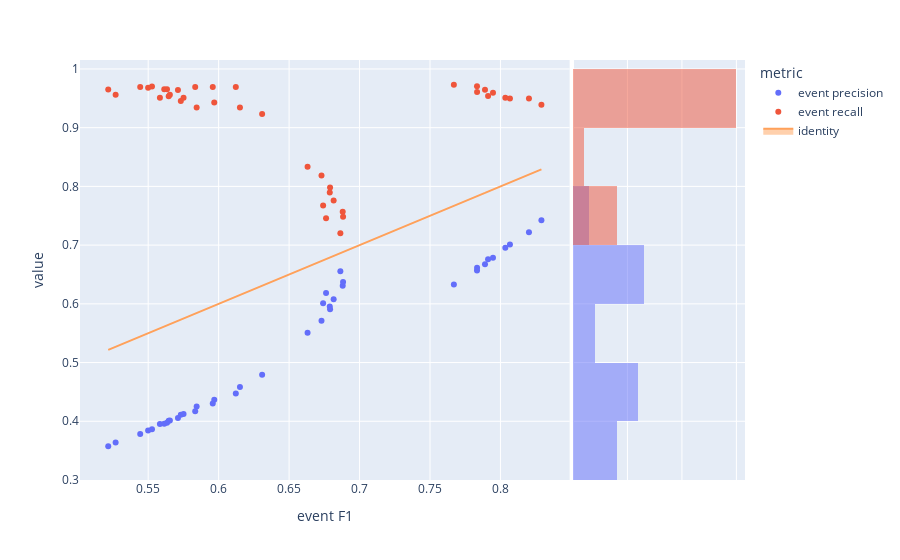

Here is the notebook cell this chart was saved with:
### Code cell
fig=px.scatter(visualTradeoff,x='event F1',y='value',color='metric', marginal_y="histogram")
fig.add_trace(
    go.Scatter(x=experimentModelsExtended['eventF1'], y=experimentModelsExtended['eventF1'], name="identity", mode='lines',fill="toself")
)
fig.show()

### Figure 1 — Plotly figure (JSON) as saved in the notebook; plotly's stock layout.template omitted (floating-point values rounded to 4 significant figures)
{"data": [{"hovertemplate": "metric=event precision<br>event F1=%{x}<br>value=%{y}<extra></extra>", "legendgroup": "event precision", "marker": {"color": "#636efa", "symbol": "circle"}, "mode": "markers", "name": "event precision", "orientation": "v", "showlegend": true, "type": "scatter", "x": [0.789, 0.6789, 0.5646, 0.5527, 0.7834, 0.6791, 0.5583, 0.5499, 0.8291, 0.6864, 0.6309, 0.6122, 0.7834, 0.673, 0.5654, 0.5443, 0.8067, 0.6881, 0.5969, 0.5834, 0.7912, 0.6741, 0.5731, 0.5633, 0.7947, 0.6816, 0.5751, 0.5614, 0.8035, 0.6762, 0.5844, 0.5711, 0.8202, 0.6883, 0.6151, 0.5958, 0.7669, 0.6631, 0.5269, 0.5216], "xaxis": "x", "y": [0.6676, 0.5954, 0.401, 0.3864, 0.6613, 0.591, 0.3952, 0.3841, 0.7422, 0.6556, 0.4792, 0.4474, 0.6568, 0.5713, 0.4014, 0.3784, 0.7011, 0.6308, 0.4366, 0.4172, 0.6759, 0.601, 0.4112, 0.3977, 0.6783, 0.6076, 0.4122, 0.3957, 0.6957, 0.6186, 0.4251, 0.4057, 0.7218, 0.6373, 0.4585, 0.4301, 0.6329, 0.5506, 0.3637, 0.3574], "yaxis": "y"}, {"alignmentgroup": "True", "bingroup": "y", "hovertemplate": "metric=event precision<br>value=%{y}<br>count=%{x}<extra></extra>", "legendgroup": "event precision", "marker": {"color": "#636efa"}, "name": "event precision", "offsetgroup": "event precision", "opacity": 0.5, "showlegend": false, "type": "histogram", "xaxis": "x2", "y": [0.6676, 0.5954, 0.401, 0.3864, 0.6613, 0.591, 0.3952, 0.3841, 0.7422, 0.6556, 0.4792, 0.4474, 0.6568, 0.5713, 0.4014, 0.3784, 0.7011, 0.6308, 0.4366, 0.4172, 0.6759, 0.601, 0.4112, 0.3977, 0.6783, 0.6076, 0.4122, 0.3957, 0.6957, 0.6186, 0.4251, 0.4057, 0.7218, 0.6373, 0.4585, 0.4301, 0.6329, 0.5506, 0.3637, 0.3574], "yaxis": "y2"}, {"hovertemplate": "metric=event recall<br>event F1=%{x}<br>value=%{y}<extra></extra>", "legendgroup": "event recall", "marker": {"color": "#EF553B", "symbol": "circle"}, "mode": "markers", "name": "event recall", "orientation": "v", "showlegend": true, "type": "scatter", "x": [0.789, 0.6789, 0.5646, 0.5527, 0.7834, 0.6791, 0.5583, 0.5499, 0.8291, 0.6864, 0.6309, 0.6122, 0.7834, 0.673, 0.5654, 0.5443, 0.8067, 0.6881, 0.5969, 0.5834, 0.7912, 0.6741, 0.5731, 0.5633, 0.7947, 0.6816, 0.5751, 0.5614, 0.8035, 0.6762, 0.5844, 0.5711, 0.8202, 0.6883, 0.6151, 0.5958, 0.7669, 0.6631, 0.5269, 0.5216], "xaxis": "x", "y": [0.9644, 0.7895, 0.9534, 0.97, 0.9608, 0.7981, 0.9508, 0.9678, 0.9389, 0.7202, 0.9231, 0.9693, 0.9704, 0.8187, 0.956, 0.9693, 0.9498, 0.7567, 0.943, 0.9693, 0.9539, 0.7676, 0.9456, 0.9656, 0.9594, 0.7762, 0.9508, 0.9656, 0.9508, 0.7457, 0.9344, 0.9642, 0.9498, 0.7482, 0.9344, 0.9693, 0.9731, 0.8333, 0.956, 0.9649], "yaxis": "y"}, {"alignmentgroup": "True", "bingroup": "y", "hovertemplate": "metric=event recall<br>value=%{y}<br>count=%{x}<extra></extra>", "legendgroup": "event recall", "marker": {"color": "#EF553B"}, "name": "event recall", "offsetgroup": "event recall", "opacity": 0.5, "showlegend": false, "type": "histogram", "xaxis": "x2", "y": [0.9644, 0.7895, 0.9534, 0.97, 0.9608, 0.7981, 0.9508, 0.9678, 0.9389, 0.7202, 0.9231, 0.9693, 0.9704, 0.8187, 0.956, 0.9693, 0.9498, 0.7567, 0.943, 0.9693, 0.9539, 0.7676, 0.9456, 0.9656, 0.9594, 0.7762, 0.9508, 0.9656, 0.9508, 0.7457, 0.9344, 0.9642, 0.9498, 0.7482, 0.9344, 0.9693, 0.9731, 0.8333, 0.956, 0.9649], "yaxis": "y2"}, {"fill": "toself", "mode": "lines", "name": "identity", "type": "scatter", "x": [0.789, 0.6789, 0.5646, 0.5527, 0.7834, 0.6791, 0.5583, 0.5499, 0.8291, 0.6864, 0.6309, 0.6122, 0.7834, 0.673, 0.5654, 0.5443, 0.8067, 0.6881, 0.5969, 0.5834, 0.7912, 0.6741, 0.5731, 0.5633, 0.7947, 0.6816, 0.5751, 0.5614, 0.8035, 0.6762, 0.5844, 0.5711, 0.8202, 0.6883, 0.6151, 0.5958, 0.7669, 0.6631, 0.5269, 0.5216], "y": [0.789, 0.6789, 0.5646, 0.5527, 0.7834, 0.6791, 0.5583, 0.5499, 0.8291, 0.6864, 0.6309, 0.6122, 0.7834, 0.673, 0.5654, 0.5443, 0.8067, 0.6881, 0.5969, 0.5834, 0.7912, 0.6741, 0.5731, 0.5633, 0.7947, 0.6816, 0.5751, 0.5614, 0.8035, 0.6762, 0.5844, 0.5711, 0.8202, 0.6883, 0.6151, 0.5958, 0.7669, 0.6631, 0.5269, 0.5216]}], "layout": {"barmode": "overlay", "legend": {"title": {"text": "metric"}, "tracegroupgap": 0}, "margin": {"t": 60}, "xaxis": {"anchor": "y", "domain": [0, 0.7363], "title": {"text": "event F1"}}, "xaxis2": {"anchor": "y2", "domain": [0.7413, 1], "matches": "x2", "showgrid": true, "showline": false, "showticklabels": false, "ticks": ""}, "yaxis": {"anchor": "x", "domain": [0, 1], "title": {"text": "value"}}, "yaxis2": {"anchor": "x2", "domain": [0, 1], "matches": "y", "showgrid": true, "showticklabels": false}}}
